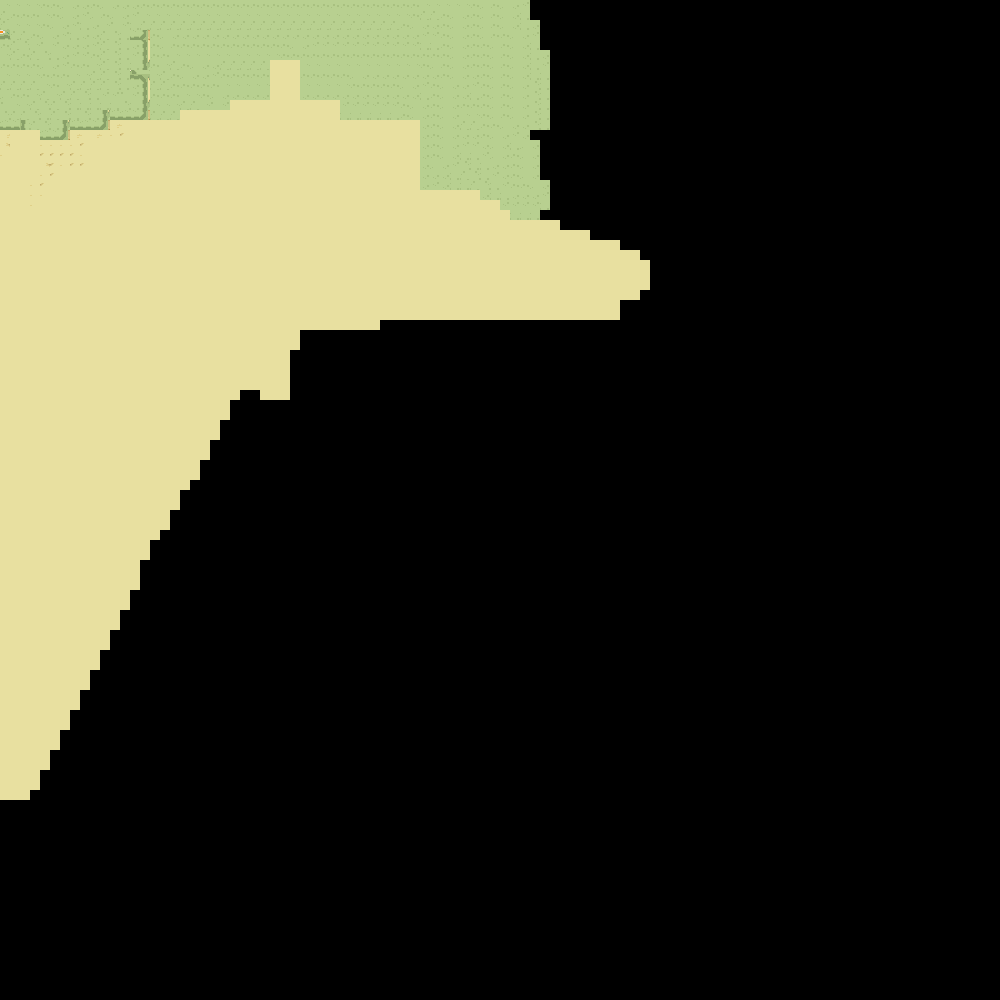

Tiled map render using the project's own tile images. Description and the map definition, with tile-layer contents summarised, below:
An orthogonal 100x100 tile map with 10x10 px tiles, 1 tile layer (Tile Layer 1).

<map version="1.0" orientation="orthogonal" renderorder="right-down" width="100" height="100" tilewidth="10" tileheight="10" nextobjectid="1">
 <tileset firstgid="1" name="tileset_1" tilewidth="10" tileheight="10" tilecount="5160">
  <image source="../Downloads/tileset-shinygold.png" width="128" height="4300" />
 </tileset>
 <layer name="Tile Layer 1" width="100" height="100">
  <data>[10000 cells, 2583 non-empty, 33 distinct tile ids]</data>
 </layer>
</map>
